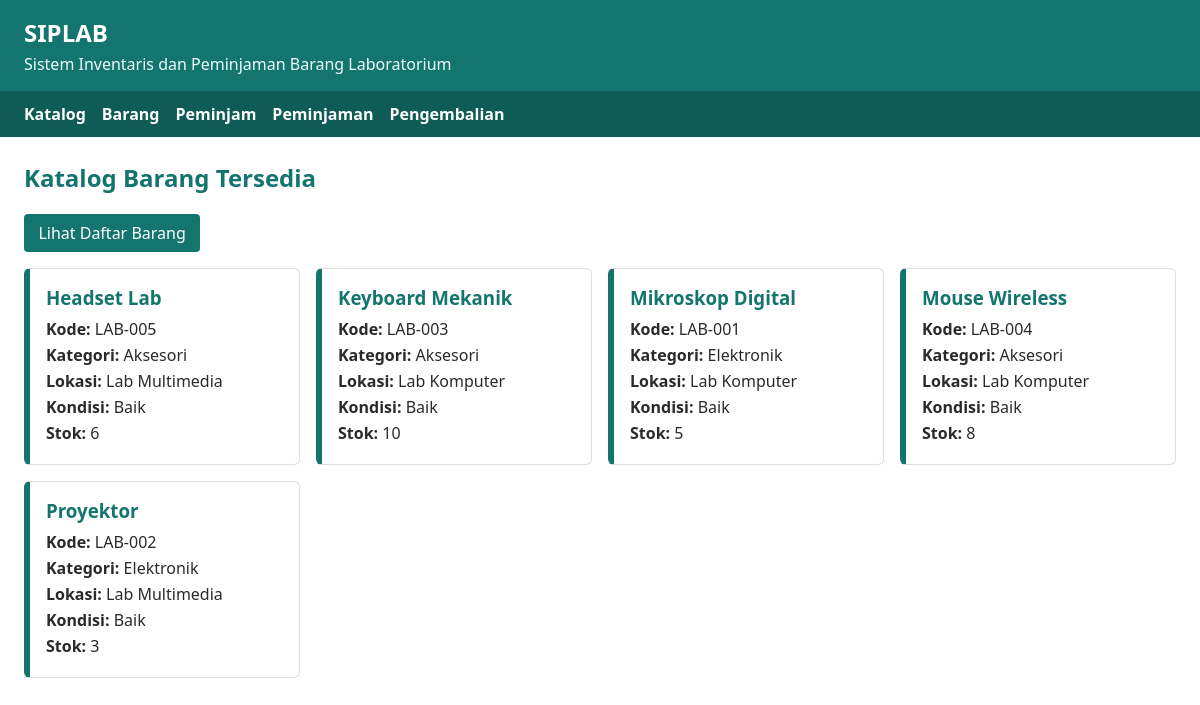
The page / on the database its author committed.
### tables this page shows
CREATE TABLE IF NOT EXISTS items (
    ItemCode VARCHAR(20) PRIMARY KEY,
    Name VARCHAR(255) NOT NULL,
    Category VARCHAR(100),
    Location VARCHAR(100),
    ItemCondition VARCHAR(50),
    Quantity INT NOT NULL DEFAULT 0,
    CHECK (Quantity >= 0)
);

### src/index.php (the view, shortened to what this page needs)
<?php
require_once __DIR__ . '/config/db.php';
require_once __DIR__ . '/layout.php';
$items = $pdo->query(
    'SELECT ItemCode, Name, Category, Location, ItemCondition, Quantity
     FROM items
     WHERE Quantity > 0
     ORDER BY Name'
)->fetchAll();
?>
<h2>Katalog Barang Tersedia</h2>
<p>
    <a class="button" href="items/list.php">Lihat Daftar Barang</a>
</p>
<?php if (count($items) === 0): ?>
    <p class="muted">
        Belum ada barang yang tersedia.
    </p>
<?php else: ?>
    <div style="display: grid; grid-template-columns: repeat(auto-fill, minmax(230px, 1fr)); gap: 1rem; margin-top: 1rem;">
        <?php foreach ($items as $item): ?>
            <article style="border: 1px solid #ddd; border-left: 6px solid #14756e; padding: 1rem; border-radius: 6px; background: #fff;">
                <h3 style="margin: 0 0 0.5rem; color: #14756e;">
                    <?= e($item['Name']) ?>
                </h3>
                <p style="margin: 0.25rem 0;">
                    <strong>Kode:</strong> <?= e($item['ItemCode']) ?>
                </p>
                <p style="margin: 0.25rem 0;">
                    <strong>Kategori:</strong> <?= e($item['Category'] ?? '-') ?>
                </p>
                <p style="margin: 0.25rem 0;">
                    <strong>Lokasi:</strong> <?= e($item['Location'] ?? '-') ?>
                </p>
                <p style="margin: 0.25rem 0;">
                    <strong>Kondisi:</strong> <?= e($item['ItemCondition'] ?? '-') ?>
                </p>
                <p style="margin: 0.25rem 0;">
                    <strong>Stok:</strong> <?= (int) $item['Quantity'] ?>
                </p>
            </article>
        <?php endforeach; ?>
    </div>
<?php endif; ?>

### src/layout.php (style rules this page uses)
:root { --primary: #14756e; --danger: #b03030; --border: #d8d8d8; --bg-soft: #f7f7f7; }
body { font-family: system-ui, sans-serif; margin: 0; color: #2a2a2a; background: #fff; }
h2 { margin-top: 0; color: var(--primary); }
.button, button { display: inline-block; background: var(--primary); color: #fff; border: 0; border-radius: 4px; padding: 0.5rem 0.9rem; text-decoration: none; cursor: pointer; }

### rows shown on the page
items: Name "Headset Lab", ItemCode "LAB-005", Category "Aksesori", Location "Lab Multimedia", ItemCondition "Baik", Quantity "6"
items: Name "Keyboard Mekanik", ItemCode "LAB-003", Category "Aksesori", Location "Lab Komputer", ItemCondition "Baik", Quantity "10"
items: Name "Mikroskop Digital", ItemCode "LAB-001", Category "Elektronik", Location "Lab Komputer", ItemCondition "Baik", Quantity "5"
items: Name "Mouse Wireless", ItemCode "LAB-004", Category "Aksesori", Location "Lab Komputer", ItemCondition "Baik", Quantity "8"
items: Name "Proyektor", ItemCode "LAB-002", Category "Elektronik", Location "Lab Multimedia", ItemCondition "Baik", Quantity "3"
